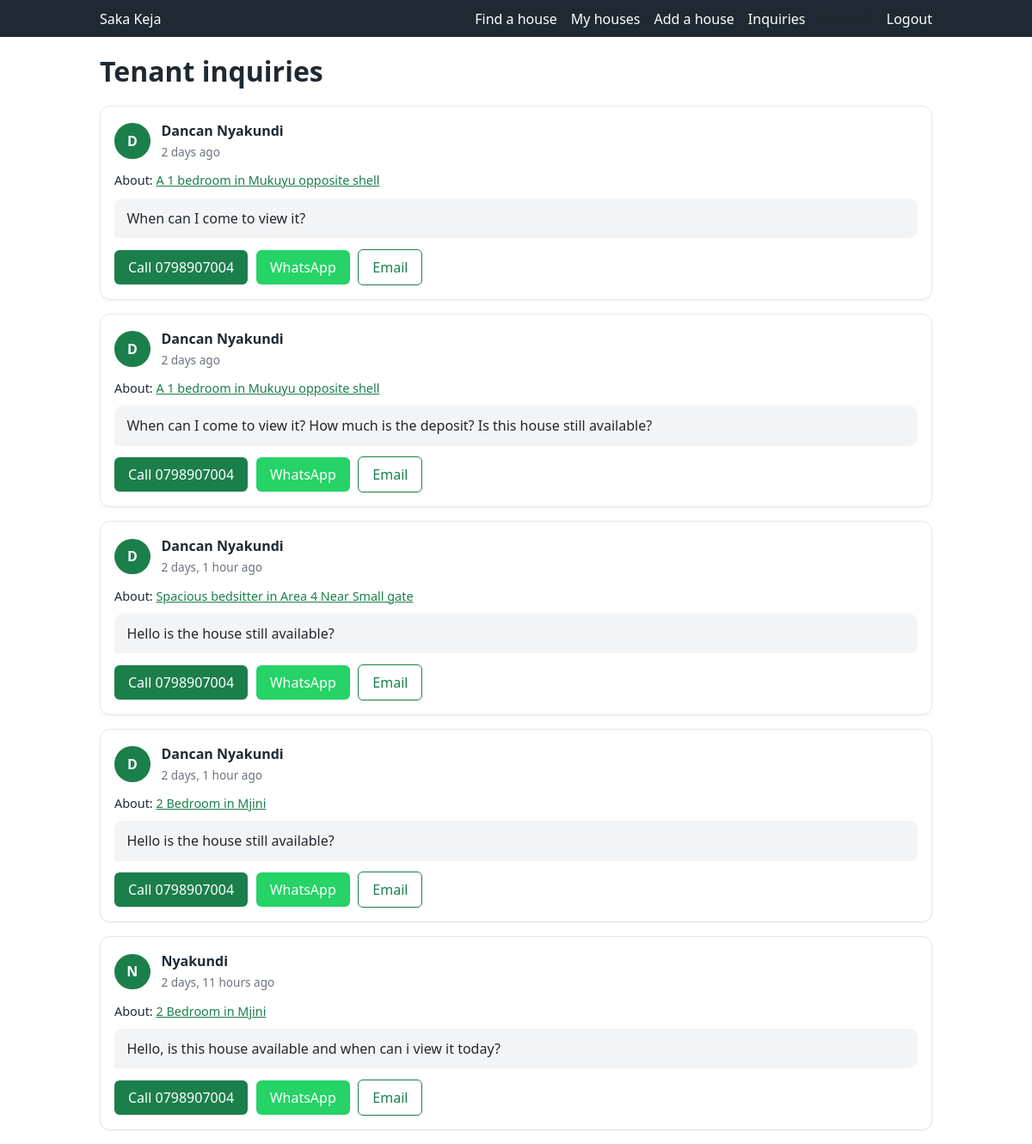
The app's page /inquiries/inbox/ (signed in) with its own data.
### inquiries/models.py (models this page shows, shortened)
class Inquiry(models.Model):
    house = models.ForeignKey(
        "properties.House",
        on_delete=models.CASCADE,
        related_name="inquiries",
    )
    tenant = models.ForeignKey(
        settings.AUTH_USER_MODEL,
        on_delete=models.CASCADE,
        related_name="sent_inquiries",
    )
    message = models.TextField()
    phone_number = models.CharField(
        max_length=15,
        blank=True,
        help_text="Optional. The best number for the landlord to reach you on.",
    )
    is_read = models.BooleanField(default=False)
    created_at = models.DateTimeField(auto_now_add=True)
    class Meta:
        ordering = ["-created_at"]
        verbose_name_plural = "inquiries"
    @property
    def contact_phone(self):
        return self.phone_number or self.tenant.phone_number
    @property
    def whatsapp_number(self):
        digits = "".join(ch for ch in self.contact_phone if ch.isdigit())
        if digits.startswith("0"):
            digits = "254" + digits[1:]
        elif digits.startswith(("7", "1")):
            digits = "254" + digits
        return digits

### accounts/models.py (models this page shows, shortened)
class User(AbstractUser):
    class Role(models.TextChoices):
        TENANT = "tenant", "Tenant"
        LANDLORD = "landlord", "Landlord"
    role = models.CharField(
        max_length=20,
        choices=Role.choices,
        default=Role.TENANT,
    )
    phone_number = models.CharField(max_length=15, blank=True)
    @property
    def is_landlord(self):
        return self.role == self.Role.LANDLORD

### properties/models.py (models this page shows, shortened)
class House(models.Model):
    class HouseType(models.TextChoices):
        APARTMENT = "apartment", "Apartment"
        STUDIO = "studio", "Studio"
        BEDSITTER = "bedsitter", "Bedsitter"
        BUNGALOW = "bungalow", "Bungalow"
        MAISONETTE = "maisonette", "Maisonette"
        OTHER = "other", "Other"
    class Status(models.TextChoices):
        VACANT = "vacant", "Vacant"
        OCCUPIED = "occupied", "Occupied"
    landlord = models.ForeignKey(
        settings.AUTH_USER_MODEL,
        on_delete=models.CASCADE,
        related_name="houses",
        limit_choices_to={"role": "landlord"},
    )
    location = models.ForeignKey(
        Location,
        on_delete=models.PROTECT,
        related_name="houses",
    )
    title = models.CharField(max_length=150)  # e.g. "2 Bedroom House in Murang'a Town"
    description = models.TextField(blank=True)
    rent = models.PositiveIntegerField(
        validators=[MinValueValidator(1)],
        help_text="Monthly rent in KSh",
    )
    bedrooms = models.PositiveSmallIntegerField(default=1)
    bathrooms = models.PositiveSmallIntegerField(default=1)
    house_type = models.CharField(
        max_length=20,
        choices=HouseType.choices,
        default=HouseType.APARTMENT,
    )
    status = models.CharField(
        max_length=10,
        choices=Status.choices,
        default=Status.VACANT,
    )
    created_at = models.DateTimeField(auto_now_add=True)
    updated_at = models.DateTimeField(auto_now=True)
    class Meta:
        ordering = ["-created_at"]
        indexes = [
            models.Index(fields=["location", "rent", "bedrooms"]),
            models.Index(fields=["status"]),
        ]

### inquiries/views.py (the view)
# urls.py: path("inbox/", views.inbox, name="inbox"),
@landlord_required
def inbox(request):
    inquiries = Inquiry.objects.filter(house__landlord=request.user).select_related(
        "house", "tenant"
    )
    unread_count = inquiries.filter(is_read=False).count()
    selected_house = None
    house_id = request.GET.get("house")
    if house_id and house_id.isdigit():
        selected_house = House.objects.filter(pk=house_id, landlord=request.user).first()
        if selected_house:
            inquiries = inquiries.filter(house=selected_house)
    return render(
        request,
        "inquiries/inbox.html",
        {
            "inquiries": inquiries,
            "unread_count": unread_count,
            "selected_house": selected_house,
        },
    )

### inquiries/context_processors.py (called while the page is built)
def unread_inquiries(request):
    user = request.user
    if user.is_authenticated and user.is_landlord:
        count = Inquiry.objects.filter(house__landlord=user, is_read=False).count()
        return {"unread_inquiries": count}
    return {}

### properties/views.py (called while the page is built)
def landlord_required(view_func):
    @wraps(view_func)
    @login_required
    def wrapper(request, *args, **kwargs):
        if not request.user.is_landlord:
            return HttpResponseForbidden("Only landlords can access this page.")
        return view_func(request, *args, **kwargs)
    return wrapper

### inquiries/templates/inquiries/inbox.html (shortened to what this page needs)
{% extends "properties/base.html" %}
{% block content %}
<div class="inq-header">
  <h1>Tenant inquiries</h1>
</div>
{% if inquiries %}
  <ul class="inq-list">
    {% for inquiry in inquiries %}
      <li class="inq-card {% if not inquiry.is_read %}unread{% endif %}">
        <div class="inq-person">
          <div class="avatar">{{ inquiry.tenant.username|slice:":1"|upper }}</div>
          <div>
            <strong>
              {{ inquiry.tenant.get_full_name|default:inquiry.tenant.username }}
            </strong>
            <span>{{ inquiry.created_at|timesince }} ago</span>
          </div>
        </div>
        <p class="inq-house">
          About: <a href="{% url 'properties:house_detail' inquiry.house.pk %}">{{ inquiry.house.title }}</a>
        </p>
        <p class="bubble">{{ inquiry.message|linebreaksbr }}</p>
        <div class="inq-actions">
          {% if inquiry.contact_phone %}
            <a href="tel:{{ inquiry.contact_phone }}" class="button">Call {{ inquiry.contact_phone }}</a>
          {% endif %}
          {% if inquiry.whatsapp_number %}
            <a href="https://wa.me/{{ inquiry.whatsapp_number }}" class="button btn-whatsapp" target="_blank" rel="noopener">WhatsApp</a>
          {% endif %}
          {% if inquiry.tenant.email %}
            <a href="mailto:{{ inquiry.tenant.email }}" class="button btn-outline">Email</a>
          {% endif %}
        </div>
      </li>
    {% endfor %}
  </ul>
{% else %}
  <div class="empty-state">
    <h2>No inquiries yet</h2>
    <p>When a tenant messages you about a house, it will appear here.</p>
    <a href="{% url 'properties:my_houses' %}" class="button">My houses</a>
  </div>
{% endif %}
{% endblock %}

### properties/templates/properties/base.html (style rules this page uses)
:root { --green: #1b7f4b; --dark: #1f2933; --grey: #f3f4f6; --red: #c0392b; }
* { box-sizing: border-box; }
body { margin: 0; font-family: system-ui, sans-serif; color: var(--dark); background: #fff; line-height: 1.5; }
a { color: var(--green); }
button, .button { background: var(--green); color: #fff; border: 0; border-radius: 6px; padding: .5rem 1rem; font: inherit; cursor: pointer; text-decoration: none; display: inline-block; }

### inquiries/templates/inquiries/inbox.html (style rules this page uses)
.inq-header { display: flex; justify-content: space-between; align-items: baseline; flex-wrap: wrap; gap: .5rem; margin-bottom: 1rem; }
.inq-header h1 { margin: 0; }
.inq-list { list-style: none; margin: 0; padding: 0; display: grid; gap: 1rem; }
.inq-card { border: 1px solid #e5e7eb; border-radius: 12px; background: #fff; padding: 1rem; box-shadow: 0 1px 3px rgba(0,0,0,.05); }
.inq-person { display: flex; gap: .8rem; align-items: center; margin-bottom: .7rem; }
.avatar { width: 2.6rem; height: 2.6rem; border-radius: 50%; background: var(--green); color: #fff; display: grid; place-items: center; font-weight: 700; flex: none; }
.inq-person strong { display: block; }
.inq-person span { color: #6b7280; font-size: .85rem; }
.inq-house { font-size: .9rem; margin: 0 0 .6rem; }
.bubble { background: var(--grey); border-radius: 10px 10px 10px 2px; padding: .7rem .9rem; margin: 0 0 .8rem; }
.inq-actions { display: flex; flex-wrap: wrap; gap: .6rem; align-items: center; }
.btn-outline { background: #fff; color: var(--green); border: 1px solid var(--green); }
.btn-whatsapp { background: #25d366; }

### records on screen
Inquiry: tenant.username "D", tenant.get_full_name "Dancan Nyakundi", created_at "2 days", house "A 1 bedroom in Mukuyu opposite shell", message "When can I come to view it?", contact_phone "0798907004"
Inquiry: tenant.username "D", tenant.get_full_name "Dancan Nyakundi", created_at "2 days", house "A 1 bedroom in Mukuyu opposite shell", message "When can I come to view it? How much is the deposit? Is this house still available?", contact_phone "0798907004"
Inquiry: tenant.username "D", tenant.get_full_name "Dancan Nyakundi", created_at "2 days, 1 hour", house "Spacious bedsitter in Area 4 Near Small gate", message "Hello is the house still available?", contact_phone "0798907004"
Inquiry: tenant.username "D", tenant.get_full_name "Dancan Nyakundi", created_at "2 days, 1 hour", house "2 Bedroom in Mjini", message "Hello is the house still available?", contact_phone "0798907004"
Inquiry: tenant.username "N", tenant.get_full_name "Nyakundi", created_at "2 days, 11 hours", house "2 Bedroom in Mjini", message "Hello, is this house available and when can i view it today?", contact_phone "0798907004"
